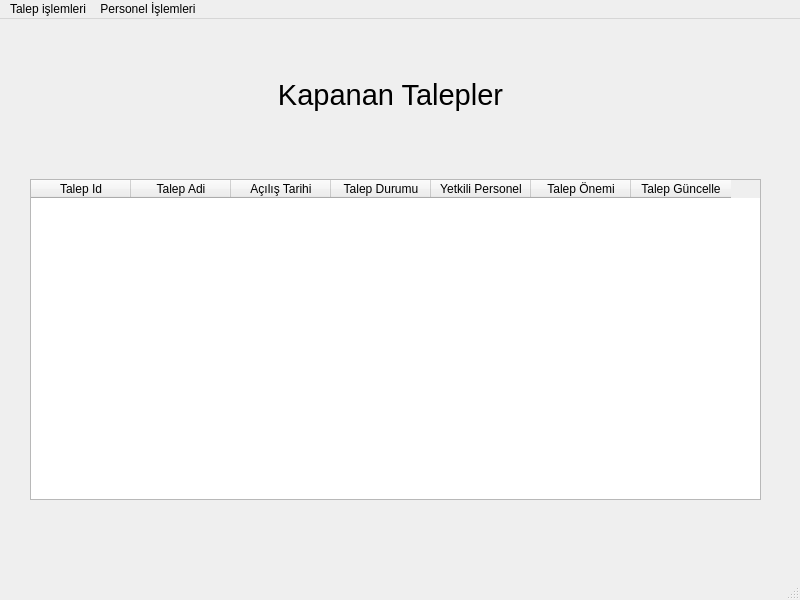
<?xml version="1.0" encoding="UTF-8"?>
<ui version="4.0">
 <class>MainWindow</class>
 <widget class="QMainWindow" name="MainWindow">
  <property name="geometry">
   <rect>
    <x>0</x>
    <y>0</y>
    <width>800</width>
    <height>600</height>
   </rect>
  </property>
  <property name="windowTitle">
   <string>Ana Pencere</string>
  </property>
  <widget class="QWidget" name="centralwidget">
   <widget class="QTableWidget" name="tableWidget">
    <property name="geometry">
     <rect>
      <x>30</x>
      <y>160</y>
      <width>731</width>
      <height>321</height>
     </rect>
    </property>
    <column>
     <property name="text">
      <string>Talep Id</string>
     </property>
    </column>
    <column>
     <property name="text">
      <string>Talep Adi</string>
     </property>
    </column>
    <column>
     <property name="text">
      <string>Açılış Tarihi</string>
     </property>
    </column>
    <column>
     <property name="text">
      <string>Talep Durumu</string>
     </property>
    </column>
    <column>
     <property name="text">
      <string>Yetkili Personel</string>
     </property>
    </column>
    <column>
     <property name="text">
      <string>Talep Önemi</string>
     </property>
    </column>
    <column>
     <property name="text">
      <string>Talep Güncelle</string>
     </property>
    </column>
   </widget>
   <widget class="QLabel" name="label">
    <property name="geometry">
     <rect>
      <x>90</x>
      <y>40</y>
      <width>601</width>
      <height>71</height>
     </rect>
    </property>
    <property name="font">
     <font>
      <pointsize>22</pointsize>
     </font>
    </property>
    <property name="text">
     <string>Kapanan Talepler</string>
    </property>
    <property name="alignment">
     <set>Qt::AlignCenter</set>
    </property>
   </widget>
  </widget>
  <widget class="QMenuBar" name="menubar">
   <property name="geometry">
    <rect>
     <x>0</x>
     <y>0</y>
     <width>800</width>
     <height>21</height>
    </rect>
   </property>
   <widget class="QMenu" name="menuTalep_i_lemleri">
    <property name="title">
     <string>Talep işlemleri</string>
    </property>
    <addaction name="actionTalep_A"/>
    <addaction name="actionDevam_Eden_Talepler"/>
    <addaction name="actionKapanan_Talepler"/>
   </widget>
   <widget class="QMenu" name="menuPersonel_lemleri">
    <property name="title">
     <string>Personel İşlemleri</string>
    </property>
    <addaction name="actionPersonel_Ekle"/>
    <addaction name="actionPersnel_G_ncelle_Sil"/>
   </widget>
   <addaction name="menuTalep_i_lemleri"/>
   <addaction name="menuPersonel_lemleri"/>
  </widget>
  <widget class="QStatusBar" name="statusbar"/>
  <action name="actionPersonel_Ekle">
   <property name="text">
    <string>Personel Ekle</string>
   </property>
  </action>
  <action name="actionPersnel_G_ncelle_Sil">
   <property name="text">
    <string>Persnel Güncelle - Sil</string>
   </property>
  </action>
  <action name="actionTalep_A">
   <property name="text">
    <string>Talep Aç</string>
   </property>
  </action>
  <action name="actionDevam_Eden_Talepler">
   <property name="text">
    <string>Devam Eden Talepler</string>
   </property>
  </action>
  <action name="actionKapanan_Talepler">
   <property name="text">
    <string>Kapanan Talepler</string>
   </property>
  </action>
 </widget>
 <resources/>
 <connections/>
</ui>
